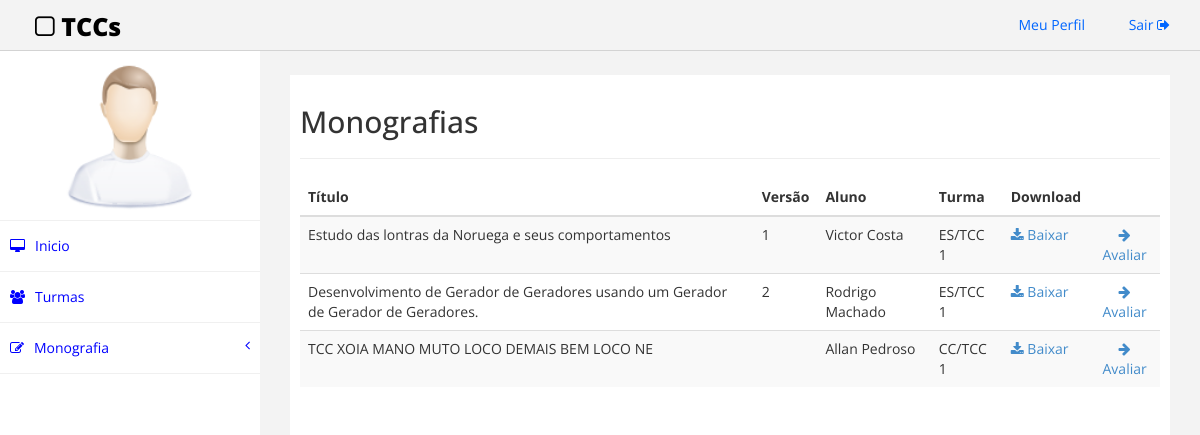
The page /src/monografias.php (signed in) on the database its author committed.
### tables this page shows
CREATE TABLE IF NOT EXISTS `monografia` (
  `idMonografia` int(11) NOT NULL AUTO_INCREMENT,
  `versao` varchar(45) DEFAULT NULL,
  `titulo` varchar(100) NOT NULL,
  `caminhoEntrega` varchar(100) DEFAULT NULL,
  `abstract` longtext,
  `aluno_matricula` varchar(50) NOT NULL,
  `professor_orientador` varchar(20) NOT NULL,
  `Professor_Coorientador` varchar(20) NOT NULL,
  `isFinal` tinyint(1) NOT NULL,
  PRIMARY KEY (`idMonografia`,`aluno_matricula`,`professor_orientador`,`Professor_Coorientador`),
  KEY `fk_Monografia_Aluno1_idx` (`aluno_matricula`),
  KEY `fk_Monografia_Professor1_idx` (`professor_orientador`),
  KEY `fk_Monografia_Professor2_idx` (`Professor_Coorientador`)
);

CREATE TABLE IF NOT EXISTS `aluno` (
  `matricula` varchar(50) NOT NULL,
  `nome` varchar(50) NOT NULL,
  `senha` varchar(45) NOT NULL,
  `email` varchar(50) NOT NULL,
  PRIMARY KEY (`matricula`)
);

CREATE TABLE IF NOT EXISTS `turma_has_aluno` (
  `Turma_nomeTurma` varchar(15) NOT NULL,
  `Aluno_matricula` varchar(50) NOT NULL,
  PRIMARY KEY (`Turma_nomeTurma`,`Aluno_matricula`),
  KEY `fk_Turma_has_Aluno_Aluno1_idx` (`Aluno_matricula`),
  KEY `fk_Turma_has_Aluno_Turma1_idx` (`Turma_nomeTurma`)
);

### src/monografias.php (the view, shortened to what this page needs)
<!DOCTYPE html>
<html>
<head>
    <link href="assets/css/bootstrap.css" rel="stylesheet" />
    <link href="assets/css/font-awesome.css" rel="stylesheet" />
    <link href="assets/css/custom.css" rel="stylesheet" />
</head>
<body>
    <div id="wrapper">
         <div class="navbar navbar-inverse navbar-fixed-top">
            <div class="adjust-nav">
                <div class="navbar-header">
                    <a class="navbar-brand" href="#"><i class="fa fa-square-o "></i>&nbsp;TCCs</a>
                </div>
                <div class="navbar-collapse collapse">
                    <ul class="nav navbar-nav navbar-right">
                        <li><a href="./perfil.php">Meu Perfil <i class="fa fa-user-circle "></i></a></li>
                        <li><a href="./action/logout.php">Sair <i class="fa fa-sign-out "></i></a></li>
                    </ul>
                </div>
            </div>
        </div>
        <nav class="navbar-default navbar-side" role="navigation">
            <div class="sidebar-collapse">
                <ul class="nav" id="main-menu">
                    <li class="text-center user-image-back">
                        <img src="assets/img/find_user.png" class="img-responsive user-image" />
                    </li>
                    <li>
                        <a href=<?php if($_SESSION['sou'] == 2){
                                        echo "'indexProfessor.php'";} else {echo "'indexCoordenador.php'";} ?>><i class="fa fa-desktop "></i>Inicio</a>
                    </li>
                    <li>
                        <a href="turmas.php"><i class="fa fa-users "></i>Turmas</a>
                    </li>
                    <li>
                        <a href="#"><i class="fa fa-edit "></i>Monografia<span class="fa arrow"></span></a>
                    </li>
                </ul>
            </div>
        </nav>
        <div id="page-wrapper" >
            <div id="page-inner">
                <div class="row">
                    <div class="col-md-12">
                     <h2>Monografias</h2>
                     <hr />
                    </div>
                </div>
                <div class="row">
                    <div class="col-md-12">
                        <table class="table table-striped table-hover table-responsive">
                            <thead>
                                <tr>
                                    <th>
                                        Título
                                    </th>
                                    <th>
                                        Versão
                                    </th>
                                    <th>
                                        Aluno
                                    </th>
                                    <th>
                                        Turma
                                    </th>
                                    <th>
                                        Download
                                    </th>
                                    <th>
                                    </th>
                                </tr>
                            </thead>
                            <tbody>
                                <?php
                                    $conn = new Connection();
                                    $connection = $conn->getConnection();
                                    $sql = "SELECT * FROM monografia INNER JOIN aluno ON aluno.matricula = monografia.aluno_matricula LEFT JOIN turma_has_aluno ON aluno.matricula = turma_has_aluno.aluno_matricula;";
                                    $resultado = mysqli_query($connection, $sql) or die ("Erro ao conectar na tabela " . mysqli_error($connection));
                                    while($row = $resultado->fetch_assoc()) {
                                            echo "<tr>
                                                    <td>
                                                        ".$row["titulo"]."
                                                    </td>
                                                    <td>
                                                        ".$row["versao"]."
                                                    </td>
                                                    <td>
                                                        ".$row["nome"]."
                                                    </td>
                                                    <td>
                                                        ".$row["Turma_nomeTurma"]."
                                                    </td>
                                                    <td>
                                                        <a href='./uploads/".$row['caminhoEntrega']."' target='_blank'><i class='fa fa-download' aria-hidden='true'></i><span> Baixar</span></a>
                                                    </td>
                                                    <td class='text-center'>
                                                        <a href='avaliar.php?titulo=".$row["titulo"]."&idMonografia=".$row['idMonografia']."'><i class='fa fa-arrow-right' aria-hidden='true'></i><span> Avaliar</span></a>
                                                    </td>
                                                </tr>";
                                    }
                                ?>
                            </tbody>
                        </table>
                    </div>
                </div>
            </div>
            </div>
        </div>
</body>
</html>

### src/assets/css/custom.css (style rules this page uses)
body { font-family: 'Open Sans', sans-serif; }
#wrapper { width: 100%; margin-top:50px; }
#page-wrapper { padding: 15px 15px; min-height: 600px; background:#F3F3F3; }
#page-inner { width:100%; margin:10px 20px 10px 0px; background-color:#fff!important; padding:10px; min-height:1200px; }
.text-center { text-align:center; }
.user-image-back { background-color: white; padding: 10px; }
.user-image { width: 150px; height: 150px; display: block; margin: 0 auto; }
.navbar-inverse .navbar-nav > li > a { color: #06F; }
.arrow { float: right; }
.fa.arrow:before { content: "\f104"; }
.sidebar-collapse , .sidebar-collapse .nav { background:none; }
.sidebar-collapse .nav { padding:0; }
.sidebar-collapse .nav > li > a { background: #FFFFFF; text-shadow: none; color:#0000FF; }
.sidebar-collapse > .nav > li > a { padding:15px 10px; }
.sidebar-collapse > .nav > li { border-bottom: 1px solid rgba(240, 240, 240, 1) !important; }
.navbar-side { border:none; background-color: #202020; }
.navbar-inverse { background-color: #f3f3f3; border-color: #D3D3D3; }
.navbar-default { border:0px solid #DDDDDD; }
.nav > li > a > i { margin-right:10px; }
.navbar-inverse .navbar-brand { color: #000000; font-size: 25px; font-weight: 900; }
.adjust-nav { padding-left:20px;padding-right:20px; }
@media (min-width:768px) { #page-wrapper { margin: 0 0 0 260px; padding: 15px 30px; min-height: 1200px; } }
@media (min-width:768px) { .navbar-side { z-index: 1; position: absolute; width: 260px; } }
@media (min-width:768px) { .navbar { border-radius: 0px; } }

### rows shown on the page
monografia: titulo "Estudo das lontras da Noruega e seus comportamentos", versao "1", aluno_matricula.nome "Victor Costa", turma_has_aluno.Turma_nomeTurma "ES/TCC 1"
monografia: titulo "Desenvolvimento de Gerador de Geradores usando um Gerador de Gerador de Geradores.", versao "2", aluno_matricula.nome "Rodrigo Machado", turma_has_aluno.Turma_nomeTurma "ES/TCC 1"
monografia: titulo "TCC XOIA MANO MUTO LOCO DEMAIS BEM LOCO NE", aluno_matricula.nome "Allan Pedroso", turma_has_aluno.Turma_nomeTurma "CC/TCC 1"
